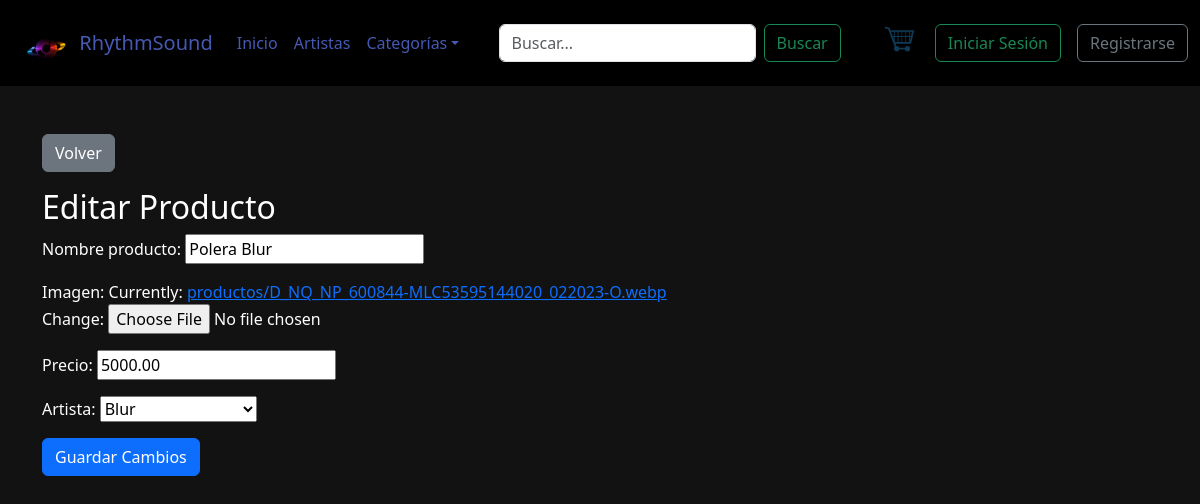
Page /editar_producto/2/ on the committed database.
### rsound/models.py (models this page shows, shortened)
class Producto(models.Model):
    idProducto = models.AutoField(primary_key=True, verbose_name='Id de Producto')
    nombre_producto = models.CharField(max_length=100)
    imagen = models.ImageField(upload_to="productos/")
    precio = models.DecimalField(max_digits=10, decimal_places=2)
    artista = models.ForeignKey(Artista, on_delete=models.CASCADE, related_name='productos')

### rsound/views.py (the view)
# urls.py: path('editar_producto/<int:id_producto>/', editar_producto, name='editar_producto'),
def editar_producto(request, id_producto):
    producto = get_object_or_404(Producto, idProducto=id_producto)
    if request.method == 'POST':
        form = ProductoForm(request.POST, request.FILES, instance=producto)
        if form.is_valid():
            form.save()
            return redirect('adminproductos')
    else:
        form = ProductoForm(instance=producto)
    return render(request, 'rsound/Admin/editar_producto.html', {'form': form, 'producto': producto})

### rsound/forms.py
class ProductoForm(forms.ModelForm):
    class Meta:
        model = Producto
        fields = ['nombre_producto', 'imagen', 'precio', 'artista']

### rsound/models.py (called while the page is built)
    def __str__(self):
        return self.nombreArtista

### rsound/templates/rsound/Admin/editar_producto.html (shortened to what this page needs)
{% extends 'rsound/Plantilla.html' %}
{% load static %}
{% block css %}
<link rel="stylesheet" href="{% static 'rsound/css/administracion.css' %}">
{% endblock css %}
{% block Contenido %}
<div class="container mt-5">
    <div class="mb-3">
        <a href="{% url 'adminproductos' %}" class="btn btn-secondary">Volver</a>
    </div>
    <h2 class="colorblanco centrado">Editar Producto</h2>
    <div class="fondoform">
        <form action="{% url 'editar_producto' producto.idProducto %}" method="post" enctype="multipart/form-data">
            {{ form.as_p }}
            <button type="submit" class="btn btn-primary">Guardar Cambios</button>
        </form>
    </div>
</div>
{% endblock Contenido %}

### rsound/static/rsound/css/administracion.css (style rules this page uses)
body { font-family: 'Arial', sans-serif; background-color: #121212 !important; color: #ddd; }

### rsound/static/rsound/css/Styles.css (style rules this page uses)
body { font-family: 'Arial', sans-serif; background-color: #121212 !important; }

### rsound/static/rsound/css/Style3.css (style rules this page uses)
body { font-family: Arial, sans-serif; background-color: #000; color: #fff !important; margin: 0; padding: 0; }

### rows in the picture
Producto: nombre_producto "Polera Blur", precio "5000.00", artista "Blur"
